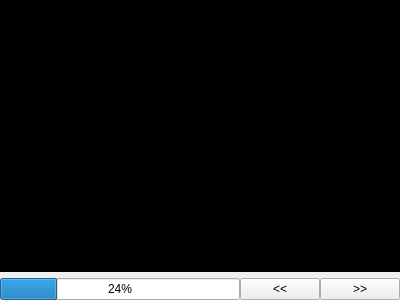
<?xml version="1.0" encoding="UTF-8"?>
<ui version="4.0">
 <class>ImageWidget</class>
 <widget class="QWidget" name="ImageWidget">
  <property name="geometry">
   <rect>
    <x>0</x>
    <y>0</y>
    <width>400</width>
    <height>300</height>
   </rect>
  </property>
  <property name="windowTitle">
   <string>ImageWidget</string>
  </property>
  <layout class="QVBoxLayout" name="verticalLayout">
   <property name="leftMargin">
    <number>0</number>
   </property>
   <property name="topMargin">
    <number>0</number>
   </property>
   <property name="rightMargin">
    <number>0</number>
   </property>
   <property name="bottomMargin">
    <number>0</number>
   </property>
   <item>
    <widget class="QLabel" name="imageViewer">
     <property name="sizePolicy">
      <sizepolicy hsizetype="Preferred" vsizetype="Expanding">
       <horstretch>0</horstretch>
       <verstretch>0</verstretch>
      </sizepolicy>
     </property>
     <property name="styleSheet">
      <string notr="true">#imageViewer {
  background: rgb(0, 0, 0)
}</string>
     </property>
     <property name="text">
      <string/>
     </property>
     <property name="scaledContents">
      <bool>true</bool>
     </property>
    </widget>
   </item>
   <item>
    <layout class="QHBoxLayout" name="horizontalLayout">
     <property name="spacing">
      <number>0</number>
     </property>
     <item>
      <widget class="QProgressBar" name="progressBarImage">
       <property name="value">
        <number>24</number>
       </property>
      </widget>
     </item>
     <item>
      <widget class="QPushButton" name="pushButtonLeft">
       <property name="text">
        <string>&lt;&lt;</string>
       </property>
      </widget>
     </item>
     <item>
      <widget class="QPushButton" name="pushButtonRight">
       <property name="text">
        <string>&gt;&gt;</string>
       </property>
      </widget>
     </item>
    </layout>
   </item>
  </layout>
 </widget>
 <resources>
  <include location="ImageWidget.qrc"/>
 </resources>
 <connections/>
</ui>
